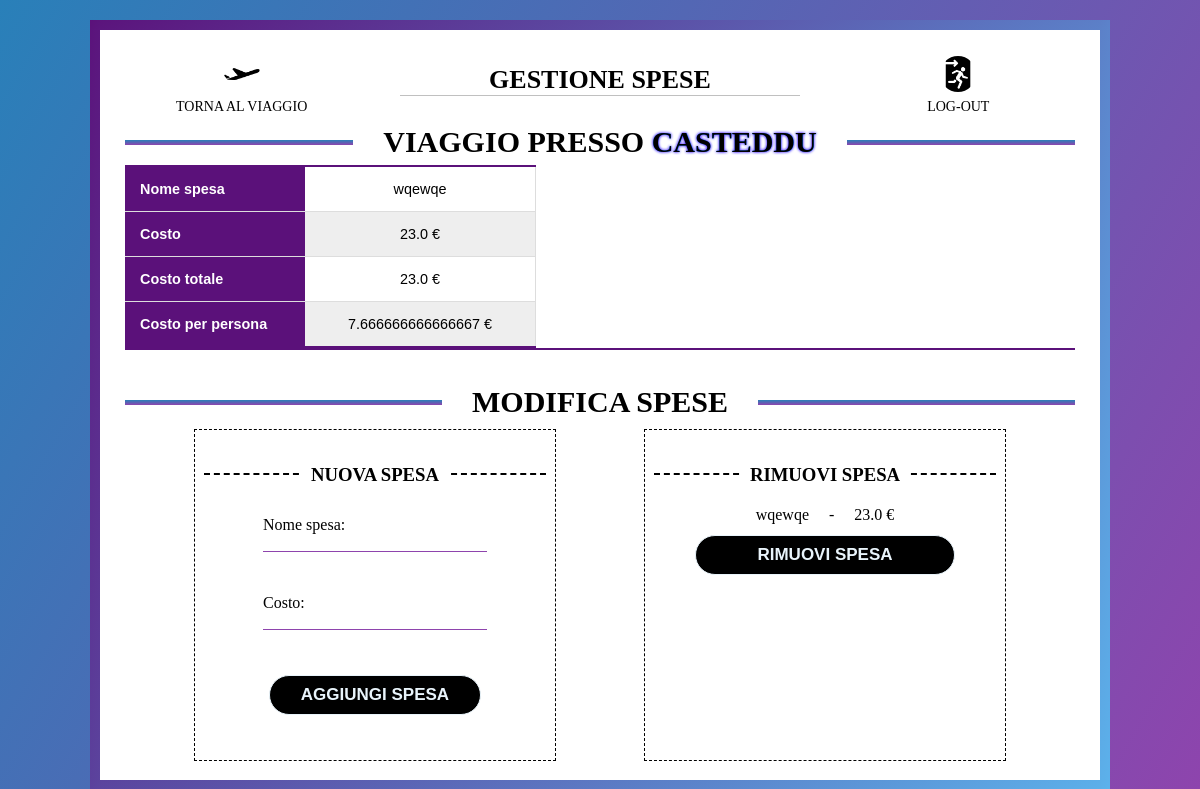
/organizzatoreViaggi/expenses/17/ (signed in), run on an earlier commit of the app's database.
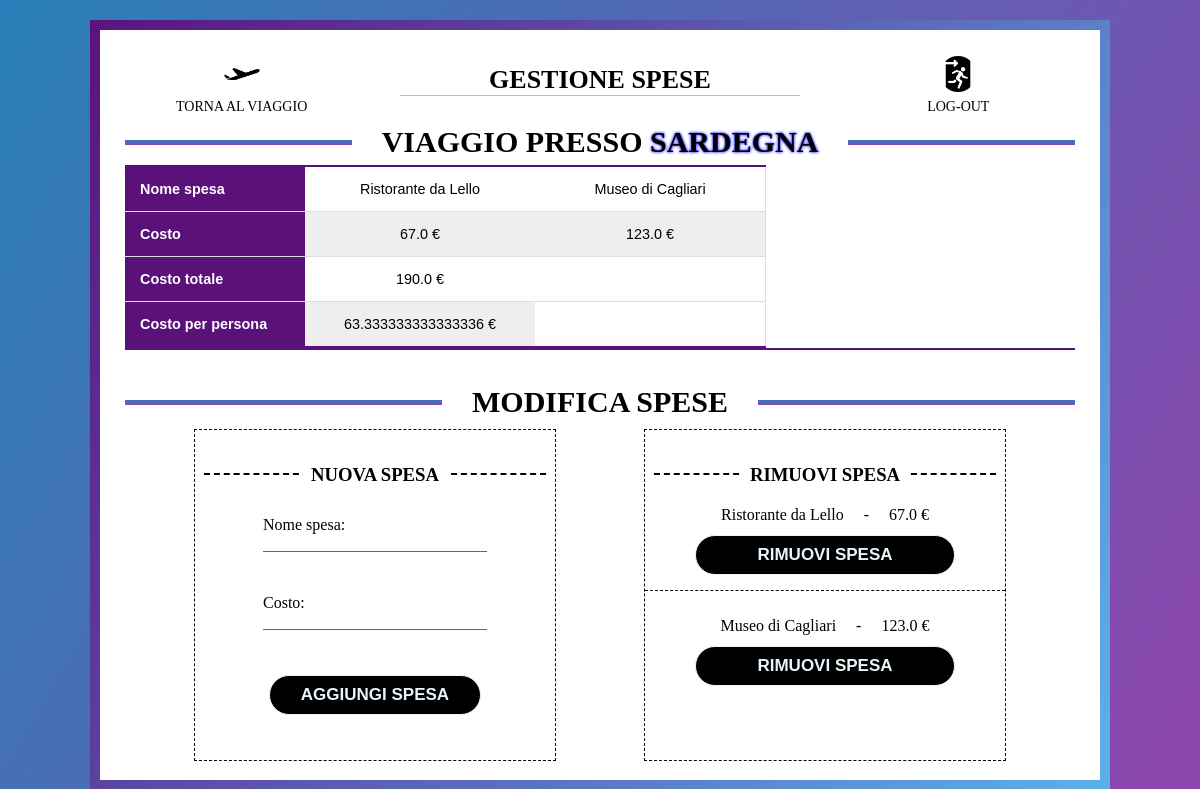
And on a later commit of the database.
### organizzatoreViaggi/models.py (models this page shows, shortened)
class Travel(models.Model):
    id = models.AutoField(primary_key=True)
    name = models.CharField(max_length=64, unique=True)
    destination = models.CharField(max_length=64)
    start_date = models.DateField()
    end_date = models.DateField()
    participants = models.ManyToManyField(CustomUser)

class Expense(models.Model):
    id = models.AutoField(primary_key=True)
    travel = models.ForeignKey(Travel, on_delete=models.CASCADE)
    name = models.CharField(max_length=64)
    price = models.FloatField()

### organizzatoreViaggi/views.py (the view)
# urls.py: path('organizzatoreViaggi/expenses/<int:travel_id>/', views.expenses_view, name='expenses'),
@login_required(login_url= 'login')
def expenses_view(request, travel_id):
    form = ExpenseForm()
    travel = Travel.objects.get(id = travel_id)
    participants = travel.participants.count()
    expenses = Expense.objects.filter(travel = travel_id)
    total_expense = expenses.aggregate(total_price = Sum('price'))['total_price']
    if total_expense is not None:
        expense_for_person = total_expense / participants
    else:
        total_expense = 0
        expense_for_person = 0
    context = {
        'form': form,
        'travel': travel,
        'expenses': expenses,
        'totalExp': total_expense,
        'expForP': expense_for_person
        }
    return render(request, 'organizzatoreViaggi/expenses.html', context)

### organizzatoreViaggi/forms.py
class ExpenseForm(forms.Form):
    name = forms.CharField(label = 'Nome spesa')
    price = forms.FloatField(min_value = 0.0, label = 'Costo')

### organizzatoreViaggi/templates/organizzatoreViaggi/expenses.html (shortened to what this page needs)
{% load static %}
<!DOCTYPE html>
<html lang="it">
<html>
    <head>
        <link rel="stylesheet" href="{% static 'css/expenses.css'%}">
    </head>
    <body>
        <div class="page-container">
            <nav>
                <a href="{% url 'detailsTravel' travel.id %}">
                    <img src="{% static 'images/plane_icon.png' %}" />
                    <p>Torna al viaggio</p>
                </a>
                <h1>GESTIONE SPESE</h1>
                <a href="{% url 'logout' %}">
                    <img src="{% static 'images/logout_icon.png' %}" />
                    <p>Log-out</p>
                </a>
            </nav>
            <div class="main-c">
                <div class="travel-table-container">
                    <div class="travel-title">
                        <h1>VIAGGIO PRESSO <span> {{ travel.destination }}</span></h1>
                    </div>
                    <table class="travel-table">
                        <tr>
                            <th>Nome spesa</th>
                            {% for expense in expenses %}
                            <td colspan="200">{{ expense.name }}</td>
                            {% endfor %}
                        </tr>
                        <tr>
                            <th>Costo</th>
                            {% for expense in expenses %}
                            <td colspan="200">{{ expense.price }} €</td>
                            {% endfor %}
                        </tr>
                        <tr>
                            <th>Costo totale</th>
                            <td colspan="200">{{totalExp}} €</td>
                        </tr>
                        <tr>
                            <th>Costo per persona</th>
                            <td colspan="200"><p>{{expForP}} €</p></td>
                    </table>
                </div>
                <h2>MODIFICA SPESE</h2>
                <div class="forms-container">
                    <div class="form-c">
                        <div class="form-title-container">
                            <h3>NUOVA SPESA</h3>
                        </div>
                        <div class="form-ex">
                            <form class="expenses-form" method="post" action="{% url 'addExpense' travel.id %}">
                                <div class="form-field">
                                    {{ form.as_p }}
                                    <div class="button-container">
                                        <input class="sub-button" type="submit" value="AGGIUNGI SPESA">
                                    </div>
                                </div>
                            </form>
                        </div>
                    </div>
                    <div class="form-c">
                        <div class="form-title-container">
                           <h3>RIMUOVI SPESA</h3>
                       </div>
                        <div class="rem-forms-c">
                           {% for expense in expenses %}
                           <form class="rem-form" method="post" action="{% url 'removeExpense' travel.id expense.id%}">
                               <div class="rem-form-container">
                                   <div class="rem-data">
                                       <p class="rem-name">{{expense.name}}</p>
                                       <p class="rem-div">-</p>
                                       <p class="rem-price">{{expense.price}} €</p>
                                   </div>
                                    <div class="button-container-dx">
                                        <input class="sub-button" type="submit" value="RIMUOVI SPESA">
                                    </div>
                               </div>
                           </form>
                           {% endfor %}
                        </div>
                    </div>
                </div>
            </div>
        </div>
    </body>
</html>

What changed in the data, as far as the page shows it:
removed Expense: name "wqewqe", price "23.0"
changed Travel: destination "CASTEDDU" → "SARDEGNA"
added Expense: name "Ristorante da Lello", price "67.0"
added Expense: name "Museo di Cagliari", price "123.0"
Also different on the page:
{{ totalExp }}: "23.0" → "190.0"
{{ expForP }}: "7.666666666666667" → "63.333333333333336"
